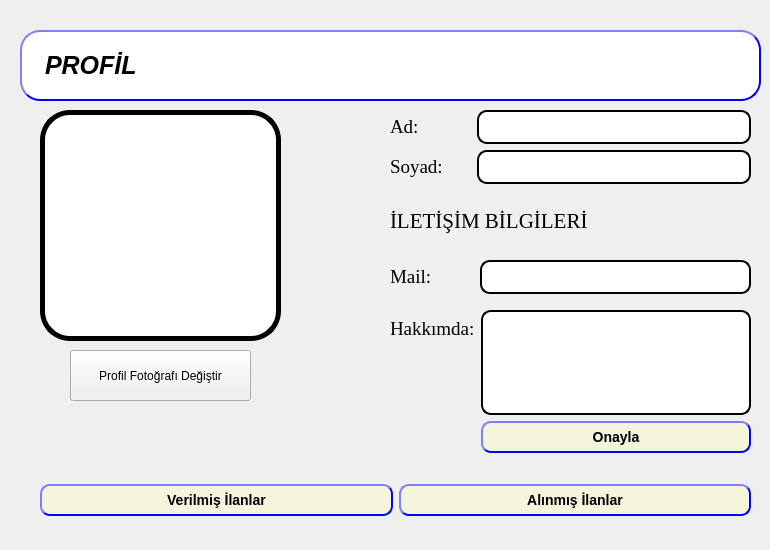
        <widget class="QWidget" name="Profil_Sayfa">
         <widget class="QLabel" name="PP">
          <property name="geometry">
           <rect>
            <x>40</x>
            <y>110</y>
            <width>241</width>
            <height>231</height>
           </rect>
          </property>
          <property name="styleSheet">
           <string notr="true">#PP
{
font: 75 14pt &quot;Times New Roman&quot;;

background: white;
border-style: outset;
border-width: 5px;
border-radius: 30px;
border-color: black;
font: bold 14px;
min-width: 5em;
padding: 6px;

}
</string>
          </property>
          <property name="text">
           <string/>
          </property>
         </widget>
         <widget class="QWidget" name="formLayoutWidget_2">
          <property name="geometry">
           <rect>
            <x>390</x>
            <y>110</y>
            <width>361</width>
            <height>79</height>
           </rect>
          </property>
          <layout class="QFormLayout" name="formLayout_3">
           <item row="0" column="0">
            <widget class="QLabel" name="label_7">
             <property name="font">
              <font>
               <family>Times New Roman</family>
               <pointsize>14</pointsize>
              </font>
             </property>
             <property name="text">
              <string>Ad:           </string>
             </property>
            </widget>
           </item>
           <item row="0" column="1">
            <widget class="QLineEdit" name="ad_bilgi">
             <property name="enabled">
              <bool>false</bool>
             </property>
             <property name="styleSheet">
              <string notr="true">#ad_bilgi
{
font: 75 14pt &quot;Times New Roman&quot;;

background: white;
border-style: outset;
border-width: 2px;
border-radius: 10px;
border-color: black;
font: bold 14px;
min-width: 5em;
padding: 6px;

}
</string>
             </property>
            </widget>
           </item>
           <item row="1" column="0">
            <widget class="QLabel" name="label_8">
             <property name="font">
              <font>
               <family>Times New Roman</family>
               <pointsize>14</pointsize>
              </font>
             </property>
             <property name="text">
              <string>Soyad:</string>
             </property>
            </widget>
           </item>
           <item row="1" column="1">
            <widget class="QLineEdit" name="soyad_bilgi">
             <property name="enabled">
              <bool>false</bool>
             </property>
             <property name="styleSheet">
              <string notr="true">#soyad_bilgi
{
font: 75 14pt &quot;Times New Roman&quot;;

background: white;
border-style: outset;
border-width: 2px;
border-radius: 10px;
border-color: black;
font: bold 14px;
min-width: 5em;
padding: 6px;

}
</string>
             </property>
            </widget>
           </item>
          </layout>
         </widget>
         <widget class="QWidget" name="formLayoutWidget_3">
          <property name="geometry">
           <rect>
            <x>390</x>
            <y>260</y>
            <width>361</width>
            <height>37</height>
           </rect>
          </property>
          <layout class="QFormLayout" name="formLayout_4">
           <item row="0" column="0">
            <widget class="QLabel" name="label_10">
             <property name="font">
              <font>
               <family>Times New Roman</family>
               <pointsize>14</pointsize>
              </font>
             </property>
             <property name="text">
              <string>Mail:         </string>
             </property>
            </widget>
           </item>
           <item row="0" column="1">
            <widget class="QLineEdit" name="mail_bilgi">
             <property name="enabled">
              <bool>false</bool>
             </property>
             <property name="styleSheet">
              <string notr="true">#mail_bilgi
{
font: 75 14pt &quot;Times New Roman&quot;;

background: white;
border-style: outset;
border-width: 2px;
border-radius: 10px;
border-color: black;
font: bold 14px;
min-width: 5em;
padding: 6px;

}
</string>
             </property>
            </widget>
           </item>
          </layout>
         </widget>
         <widget class="QWidget" name="verticalLayoutWidget_2">
          <property name="geometry">
           <rect>
            <x>390</x>
            <y>200</y>
            <width>361</width>
            <height>41</height>
           </rect>
          </property>
          <layout class="QVBoxLayout" name="verticalLayout_4">
           <item>
            <widget class="QLabel" name="label_9">
             <property name="font">
              <font>
               <family>Times New Roman</family>
               <pointsize>16</pointsize>
              </font>
             </property>
             <property name="text">
              <string>İLETİŞİM BİLGİLERİ</string>
             </property>
            </widget>
           </item>
          </layout>
         </widget>
         <widget class="QWidget" name="horizontalLayoutWidget_4">
          <property name="geometry">
           <rect>
            <x>40</x>
            <y>460</y>
            <width>711</width>
            <height>81</height>
           </rect>
          </property>
          <layout class="QHBoxLayout" name="horizontalLayout_4">
           <item>
            <widget class="QPushButton" name="Verilmis_Ilan_Gor">
             <property name="styleSheet">
              <string notr="true">#Verilmis_Ilan_Gor
{
font: 75 14pt &quot;Times New Roman&quot;;

background: beige;
border-style: outset;
border-width: 2px;
border-radius: 10px;
border-color: blue;
font: bold 14px;
min-width: 5em;
padding: 6px;

}
#Verilmis_Ilan_Gor:pressed
{
	background-color:rgb(255,255,255);
}</string>
             </property>
             <property name="text">
              <string>Verilmiş İlanlar</string>
             </property>
            </widget>
           </item>
           <item>
            <widget class="QPushButton" name="Alinmis_Ilan_Gor">
             <property name="styleSheet">
              <string notr="true">#Alinmis_Ilan_Gor
{
font: 75 14pt &quot;Times New Roman&quot;;

background: beige;
border-style: outset;
border-width: 2px;
border-radius: 10px;
border-color: blue;
font: bold 14px;
min-width: 5em;
padding: 6px;

}
#Alinmis_Ilan_Gor:pressed
{
	background-color:rgb(255,255,255);
}</string>
             </property>
             <property name="text">
              <string>Alınmış İlanlar</string>
             </property>
            </widget>
           </item>
          </layout>
         </widget>
         <widget class="QLabel" name="label_11">
          <property name="geometry">
           <rect>
            <x>20</x>
            <y>30</y>
            <width>741</width>
            <height>71</height>
           </rect>
          </property>
          <property name="styleSheet">
           <string notr="true">font: 75 20pt &quot;Times New Roman&quot;;

background: white;
border-style: outset;
border-width: 2px;
border-radius: 20px;
border-color: blue;
font: italic bold 25px;
min-width: 10em;
padding: 16px;</string>
          </property>
          <property name="text">
           <string>PROFİL</string>
          </property>
         </widget>
         <widget class="QPushButton" name="Change_Profile">
          <property name="geometry">
           <rect>
            <x>70</x>
            <y>350</y>
            <width>181</width>
            <height>51</height>
           </rect>
          </property>
          <property name="styleSheet">
           <string notr="true">#Change_Profile
{
font: 75 14pt &quot;Times New Roman&quot;;

background: beige;
border-style: outset;
border-width: 2px;
border-radius: 10px;
border-color: blue;
font: bold 14px;
min-width: 4em;
padding: 6px;

}
#Change_Profile:pressed
{
	background-color:rgb(255,255,255);
}</string>
          </property>
          <property name="text">
           <string>Profil Fotoğrafı Değiştir</string>
          </property>
         </widget>
         <widget class="QWidget" name="formLayoutWidget_9">
          <property name="geometry">
           <rect>
            <x>390</x>
            <y>310</y>
            <width>361</width>
            <height>143</height>
           </rect>
          </property>
          <layout class="QFormLayout" name="formLayout_9">
           <item row="0" column="0">
            <widget class="QLabel" name="label_6">
             <property name="font">
              <font>
               <family>Times New Roman</family>
               <pointsize>14</pointsize>
              </font>
             </property>
             <property name="text">
              <string>Hakkımda:</string>
             </property>
            </widget>
           </item>
           <item row="0" column="1">
            <widget class="QTextEdit" name="Hakkimda">
             <property name="styleSheet">
              <string notr="true">#Hakkimda
{
font: 75 14pt &quot;Times New Roman&quot;;

background: white;
border-style: outset;
border-width: 2px;
border-radius: 10px;
border-color: black;
font: bold 14px;
min-width: 5em;
padding: 6px;

}
</string>
             </property>
            </widget>
           </item>
           <item row="1" column="1">
            <widget class="QPushButton" name="AboutMe">
             <property name="styleSheet">
              <string notr="true">#AboutMe
{
font: 75 14pt &quot;Times New Roman&quot;;

background: beige;
border-style: outset;
border-width: 2px;
border-radius: 10px;
border-color: blue;
font: bold 14px;
min-width: 4em;
padding: 6px;

}
#AboutMe:pressed
{
	background-color:rgb(255,255,255);
}</string>
             </property>
             <property name="text">
              <string>Onayla</string>
             </property>
            </widget>
           </item>
          </layout>
         </widget>
        </widget>
